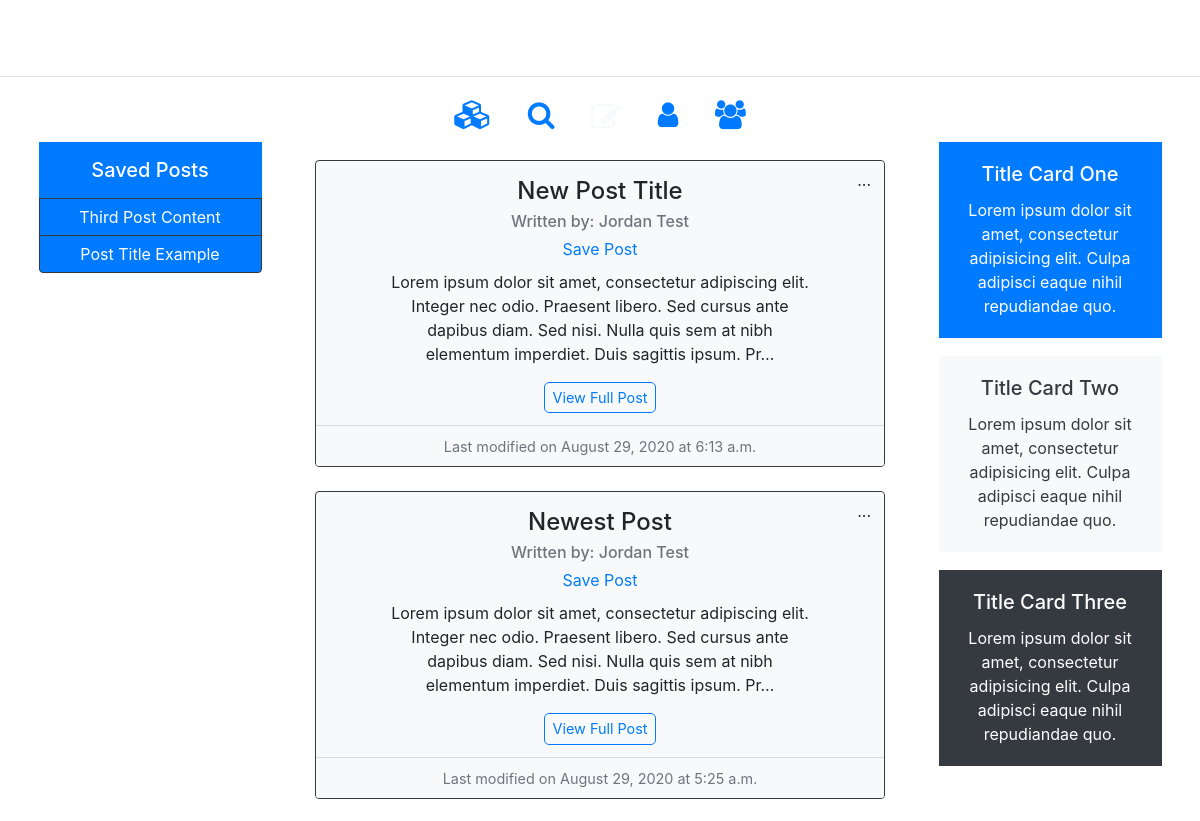
Page / (signed in, upper part) on the earlier database version.
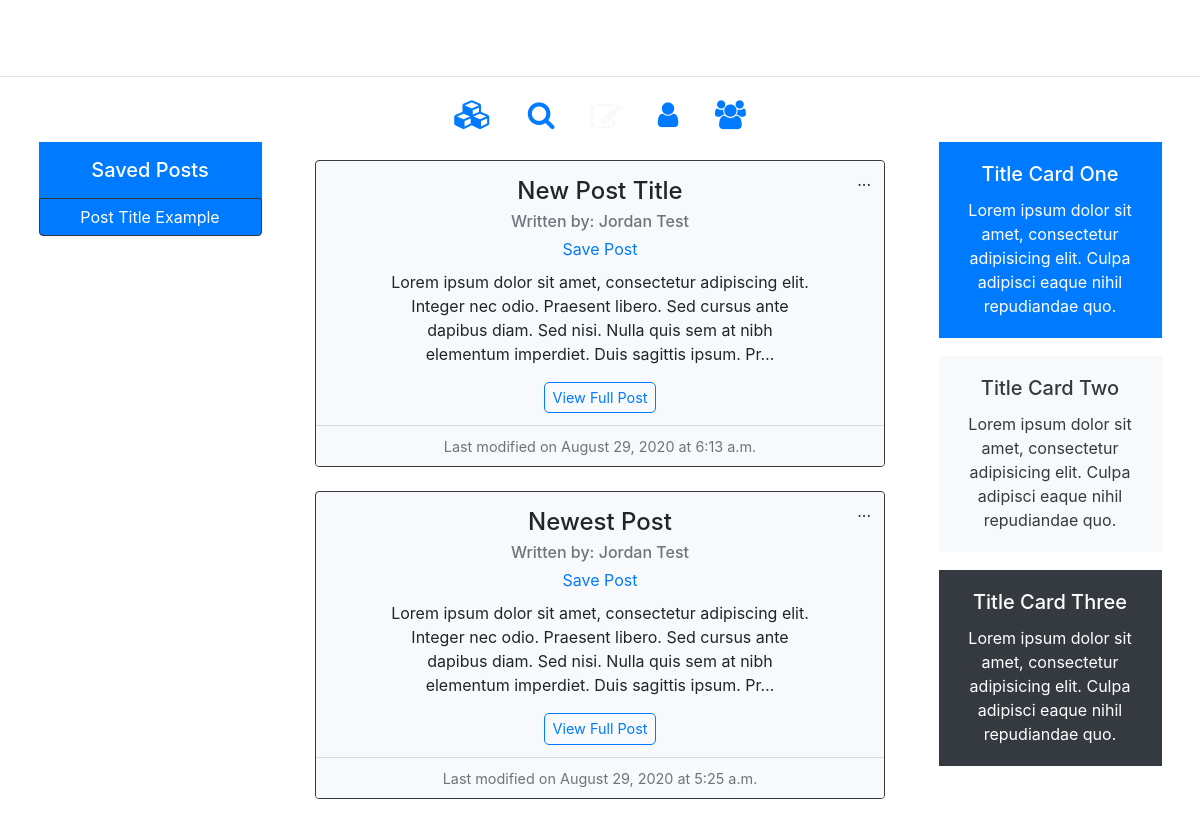
Same page on the later database version.
### blog/models.py (models this page shows, shortened)
class SavedPost(models.Model):
    user = models.ForeignKey(User, on_delete=models.CASCADE)
    saved_post = models.ForeignKey(Post, on_delete=models.CASCADE)
    time_added = models.DateTimeField(auto_now=True)

class Post(models.Model):
    title = models.CharField(max_length=100)
    content = models.TextField()
    author = models.ForeignKey(User, on_delete=models.CASCADE)
    last_modified = models.DateTimeField(auto_now=True)

### blog/views.py (the view)
# urls.py: path("", views.PostListView.as_view(), name='blog-home'),
class PostListView(LoginRequiredMixin, ListView):
    model = Post
    template_name = 'blog/index.html'
    paginate_by = 5
    ordering = ['-last_modified']
    def get_context_data(self, **kwargs):
        context = super().get_context_data(**kwargs)
        context["home"] = 'active'
        context["saved_posts"] = SavedPost.objects.filter(
            user=self.request.user).all().order_by('-time_added')
        return context

### blog/context_processors.py (called while the page is built)
def saved_posts_list(request):
    if (request.user.username):
        saved_posts = list(SavedPost.objects.filter(user=request.user).all().values('saved_post'))
        saved_posts_list = list(map(lambda x: x["saved_post"], saved_posts))
    else:
        saved_posts_list = 0
    return {
        'saved_posts_list': saved_posts_list,
    }

### blog/templates/blog/index.html (shortened to what the changed rows need)
{% extends "blog/layout.html" %}
{% block content %}
    <div class='row no-gutters justify-content-center'>
        <div class='col-lg-3 savedposts d-none d-lg-block'>
          <br><br>
            <div class="btn-group-vertical home-saved-posts w-75 text-center text-white border border-light">
            {% if saved_posts %}
              <div class='p-3 bg-primary save-btn-list'><h5 class='mb-0'>Saved Posts</h5></div>
            {% else %}
              <div class='p-3 save-btn-list'><h5 class='mb-0'>Saved Posts</h5></div>
            {% endif %}
              {% for save in saved_posts %}
                <a type='button' data-id='{{ save.saved_post.id }}' href="{% url 'post-detail' save.saved_post.id %}" class='btn btn-primary border border-dark'>{{save.saved_post.title|title}}</a>
              {% empty %}
                <p class='text-dark bg-light mt-1 mb-0 p-2'>You do not have any saved posts.<br><br>Saved posts will get stored here, so you can read through them when you have the time.</p>
              {% endfor %}
            </div>
        </div>
        <div class='col-lg-6 col-md-9 col-sm-11'>
            {% for post in object_list %}
                <div class="card home-post mx-auto mb-4 border border-dark rounded-bottom text-center bg-light"">
                  <div class="card-body pt-3 pb-2">
                    <div class="dropdown home-post-dropdown">
                      <a class="btn bg-light" type="button" id="dropdownMenu1" data-toggle="dropdown" aria-haspopup="true" aria-expanded="false">
                        ...
                      </a>
                    </div>
                    <h4 class="card-title">{{post.title|title}}</h4>
                    <h6 class="card-subtitle text-muted mb-1">Written by: <a class='text-muted' href="{% url 'user-posts' post.author.username %}">{{ post.author.get_full_name|title }}</a></h6>
                    <form action="{% url 'save-post' post.id %}">
                      {% if post.id in saved_posts_list %}
                      <button type=submit data-id='{{ post.id }}' class="btn btn-link py-0 card-link save-post-link">Saved</button>
                      {% else %}
                      <button type=submit data-id='{{ post.id }}' class="btn btn-link py-0 card-link save-post-link">Save Post</button>
                      {% endif %}
                    </form>
                    <p class="card-text mt-2 px-5">{{post.content|truncatechars:200}}</p>
                    {% if post.content|length > 200 %}
                      <a href="{% url 'post-detail' post.id %}" class="card-link btn btn-outline-primary py-1 px-2">View Full Post</a>
                    {% endif %}
                  </div>
                  <div class="card-footer bg-light text-muted mt-1 p-2">
                    <small>Last modified on {{post.last_modified|date:'F d, Y'}} at {{post.last_modified|date:'P'}}</small>
                  </div>
                </div>
            {% endfor %}
        </div>
    </div>
{% endblock %}

Differences in the rows shown:
removed SavedPost: saved_post "Third Post Content"
